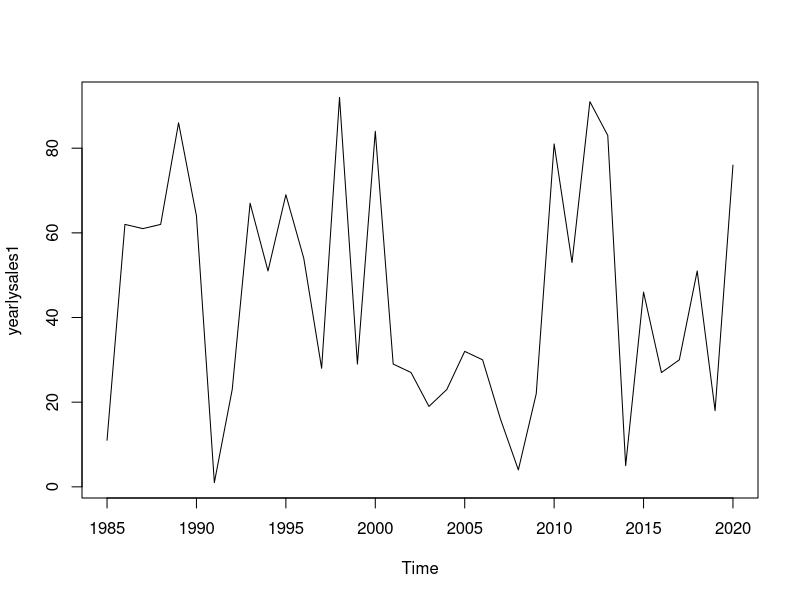
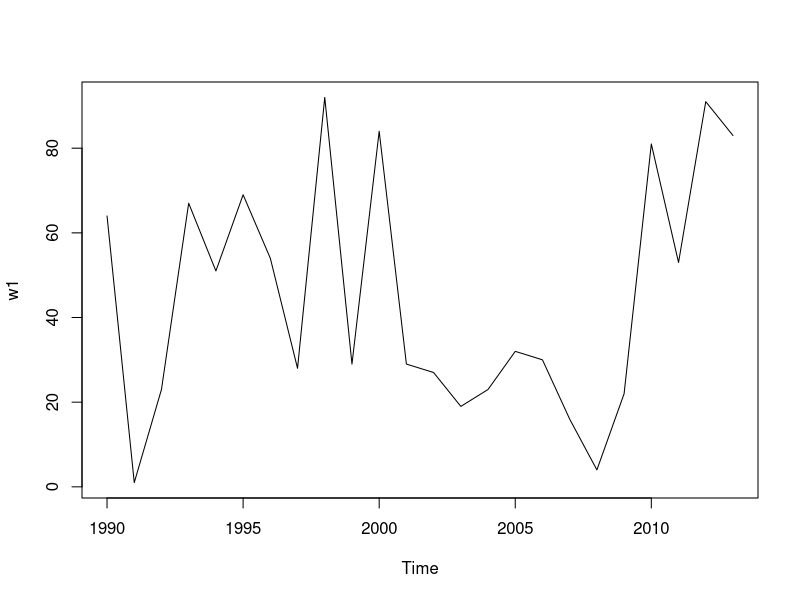
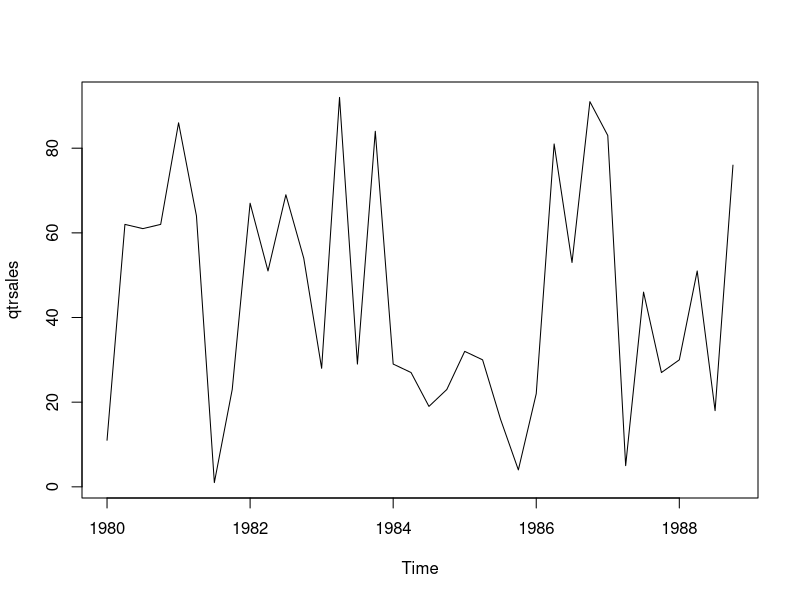
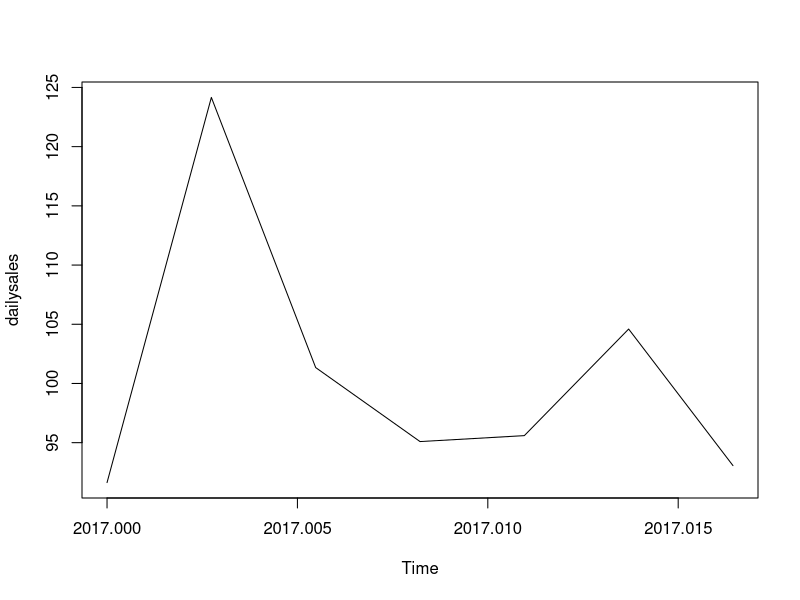

Reproduce these figures in R, in order.
# create a time series data

#first create a vector of numerical values
# 36 observations 
set.seed(1234)
(sales = round(runif(36,0,100)))
length(sales)

#This data can be daily, weekly, monthly, quartler, yearly data
#create yearly time series : start year 1980

#Yearly----
(yearlysales = ts(sales, start=c(1980), frequency=1))
(yearlysales1 = ts(sales, start=c(1980,6), frequency=1)) 
plot(yearlysales1)
# 3rd yr from 1980
#Find the year when sales was >50
yearlysales1[yearlysales1>50]
class(yearlysales1)
methods(class=ts)
yearlysales1
(w1=window(yearlysales1,start=1990,end=2013))
plot(w1)
#Quarterly -----
12/4 # freq=4
(qtrsales = ts(sales, start=c(1980), frequency=4))
plot(qtrsales)
#list data from Qtr3 1980 to  1985
window(qtrsales, start=c(1980, 3), end=c(1985, 2))


#Monthly -----
12/12  # freq=12 start month=Mar/ 1990
(monsales = ts(sales, start=c(1990,3), frequency=12))

#create data from Feb 2000 to Nov 2002
(monsales1 = ts(sales, start=c(2000,2), end=c(2002,11), frequency=12))
length(monsales1)

#see subset of sales data : May 2000 to Aug 2001
window(monsales1, start=c(2000, 5), end=c(2001, 8))

sales2=rnorm(365, mean=100,sd=10)
(dailysales=ts(sales2,start=c(2017,1),frequency=365))
window(dailysales, start=c(2017,1),end=c(2017,10))
head(sales2)
(dailysales=ts(sales2,start=c(2017,1),end=c(2017,7),frequency=365))
plot(dailysales)
